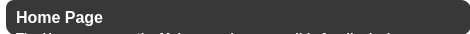
               <widget class="QFrame" name="faq_home_page_white_background">
                <property name="minimumSize">
                 <size>
                  <width>470</width>
                  <height>34</height>
                 </size>
                </property>
                <property name="maximumSize">
                 <size>
                  <width>470</width>
                  <height>34</height>
                 </size>
                </property>
                <property name="styleSheet">
                 <string notr="true">background-color: #FFF;
border-radius: 10px;
border-top-right-radius: 17px;
border-bottom-right-radius: 17px;</string>
                </property>
                <property name="frameShape">
                 <enum>QFrame::StyledPanel</enum>
                </property>
                <property name="frameShadow">
                 <enum>QFrame::Raised</enum>
                </property>
                <layout class="QVBoxLayout" name="verticalLayout_16">
                 <property name="spacing">
                  <number>0</number>
                 </property>
                 <property name="leftMargin">
                  <number>6</number>
                 </property>
                 <property name="topMargin">
                  <number>0</number>
                 </property>
                 <property name="rightMargin">
                  <number>0</number>
                 </property>
                 <property name="bottomMargin">
                  <number>0</number>
                 </property>
                 <item>
                  <widget class="QFrame" name="faq_home_page_grey_background">
                   <property name="minimumSize">
                    <size>
                     <width>465</width>
                     <height>35</height>
                    </size>
                   </property>
                   <property name="styleSheet">
                    <string notr="true">QFrame {
	background-color: #383838;
	border-radius: 10px;
	border-top-left-radius: 8px;
}
QFrame:hover{
	background-color: #3C3C3C;
}</string>
                   </property>
                   <property name="frameShape">
                    <enum>QFrame::StyledPanel</enum>
                   </property>
                   <property name="frameShadow">
                    <enum>QFrame::Raised</enum>
                   </property>
                   <widget class="QLabel" name="faq_home_page_title">
                    <property name="geometry">
                     <rect>
                      <x>10</x>
                      <y>0</y>
                      <width>401</width>
                      <height>35</height>
                     </rect>
                    </property>
                    <property name="font">
                     <font>
                      <family>Segoe UI</family>
                      <pointsize>12</pointsize>
                      <weight>75</weight>
                      <bold>true</bold>
                     </font>
                    </property>
                    <property name="styleSheet">
                     <string notr="true">color: #FFF;
background: none;</string>
                    </property>
                    <property name="text">
                     <string>Home Page</string>
                    </property>
                   </widget>
                   <widget class="QPushButton" name="faq_home_page_btn">
                    <property name="geometry">
                     <rect>
                      <x>410</x>
                      <y>0</y>
                      <width>55</width>
                      <height>31</height>
                     </rect>
                    </property>
                    <property name="minimumSize">
                     <size>
                      <width>55</width>
                      <height>31</height>
                     </size>
                    </property>
                    <property name="maximumSize">
                     <size>
                      <width>55</width>
                      <height>31</height>
                     </size>
                    </property>
                    <property name="styleSheet">
                     <string notr="true">background: none;</string>
                    </property>
                    <property name="text">
                     <string/>
                    </property>
                    <property name="icon">
                     <iconset resource="imgs.qrc">
                      <normaloff>:/general/imgs/general/down_arrow.png</normaloff>:/general/imgs/general/down_arrow.png</iconset>
                    </property>
                    <property name="iconSize">
                     <size>
                      <width>20</width>
                      <height>20</height>
                     </size>
                    </property>
                   </widget>
                   <widget class="QLabel" name="faq_home_page_text">
                    <property name="geometry">
                     <rect>
                      <x>10</x>
                      <y>30</y>
                      <width>421</width>
                      <height>91</height>
                     </rect>
                    </property>
                    <property name="font">
                     <font>
                      <family>Segoe UI</family>
                      <pointsize>10</pointsize>
                      <weight>75</weight>
                      <bold>true</bold>
                     </font>
                    </property>
                    <property name="styleSheet">
                     <string notr="true">color: #FFF;
background: none;</string>
                    </property>
                    <property name="text">
                     <string>&lt;html&gt;&lt;head/&gt;&lt;body&gt;&lt;p&gt;The Home page, or the Main page, is responsible for displaying information about the load of your PC. It presents the most important parameters, namely the CPU, RAM and GPU load.&lt;/p&gt;&lt;/body&gt;&lt;/html&gt;</string>
                    </property>
                    <property name="scaledContents">
                     <bool>true</bool>
                    </property>
                    <property name="alignment">
                     <set>Qt::AlignLeading|Qt::AlignLeft|Qt::AlignTop</set>
                    </property>
                    <property name="wordWrap">
                     <bool>true</bool>
                    </property>
                   </widget>
                  </widget>
                 </item>
                </layout>
               </widget>
